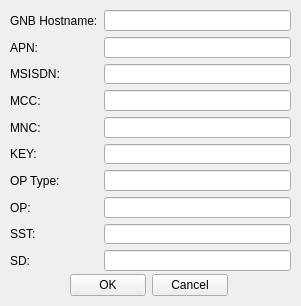
<?xml version="1.0" encoding="UTF-8"?>
<ui version="4.0">
 <class>Form</class>
 <widget class="QWidget" name="Form">
  <property name="geometry">
   <rect>
    <x>0</x>
    <y>0</y>
    <width>301</width>
    <height>306</height>
   </rect>
  </property>
  <property name="windowTitle">
   <string>Form</string>
  </property>
  <widget class="QWidget" name="formLayoutWidget">
   <property name="geometry">
    <rect>
     <x>10</x>
     <y>10</y>
     <width>281</width>
     <height>261</height>
    </rect>
   </property>
   <layout class="QFormLayout" name="formLayout">
    <item row="0" column="0">
     <widget class="QLabel" name="label">
      <property name="text">
       <string>GNB Hostname:</string>
      </property>
     </widget>
    </item>
    <item row="1" column="0">
     <widget class="QLabel" name="label_13">
      <property name="text">
       <string>APN:</string>
      </property>
     </widget>
    </item>
    <item row="2" column="0">
     <widget class="QLabel" name="label_11">
      <property name="text">
       <string>MSISDN:</string>
      </property>
     </widget>
    </item>
    <item row="3" column="0">
     <widget class="QLabel" name="label_14">
      <property name="text">
       <string>MCC:</string>
      </property>
     </widget>
    </item>
    <item row="4" column="0">
     <widget class="QLabel" name="label_10">
      <property name="text">
       <string>MNC:</string>
      </property>
     </widget>
    </item>
    <item row="5" column="0">
     <widget class="QLabel" name="label_9">
      <property name="text">
       <string>KEY:</string>
      </property>
     </widget>
    </item>
    <item row="6" column="0">
     <widget class="QLabel" name="label_12">
      <property name="text">
       <string>OP Type:</string>
      </property>
     </widget>
    </item>
    <item row="0" column="1">
     <widget class="QLineEdit" name="lineEdit_10"/>
    </item>
    <item row="1" column="1">
     <widget class="QLineEdit" name="lineEdit_13"/>
    </item>
    <item row="2" column="1">
     <widget class="QLineEdit" name="lineEdit_14"/>
    </item>
    <item row="3" column="1">
     <widget class="QLineEdit" name="lineEdit_9"/>
    </item>
    <item row="4" column="1">
     <widget class="QLineEdit" name="lineEdit_11"/>
    </item>
    <item row="5" column="1">
     <widget class="QLineEdit" name="lineEdit_12"/>
    </item>
    <item row="6" column="1">
     <widget class="QLineEdit" name="lineEdit_8"/>
    </item>
    <item row="7" column="0">
     <widget class="QLabel" name="label_2">
      <property name="text">
       <string>OP:</string>
      </property>
     </widget>
    </item>
    <item row="8" column="0">
     <widget class="QLabel" name="label_3">
      <property name="text">
       <string>SST:</string>
      </property>
     </widget>
    </item>
    <item row="9" column="0">
     <widget class="QLabel" name="label_4">
      <property name="text">
       <string>SD:</string>
      </property>
     </widget>
    </item>
    <item row="7" column="1">
     <widget class="QLineEdit" name="lineEdit"/>
    </item>
    <item row="8" column="1">
     <widget class="QLineEdit" name="lineEdit_2"/>
    </item>
    <item row="9" column="1">
     <widget class="QLineEdit" name="lineEdit_3"/>
    </item>
   </layout>
  </widget>
  <widget class="QWidget" name="gridLayoutWidget">
   <property name="geometry">
    <rect>
     <x>70</x>
     <y>270</y>
     <width>158</width>
     <height>31</height>
    </rect>
   </property>
   <layout class="QGridLayout" name="gridLayout">
    <item row="0" column="0">
     <widget class="QPushButton" name="pushButton">
      <property name="text">
       <string>OK</string>
      </property>
     </widget>
    </item>
    <item row="0" column="1">
     <widget class="QPushButton" name="pushButton_5">
      <property name="text">
       <string>Cancel</string>
      </property>
     </widget>
    </item>
   </layout>
  </widget>
 </widget>
 <resources/>
 <connections/>
</ui>
